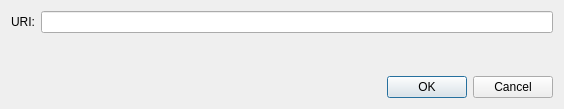
<?xml version="1.0" encoding="UTF-8"?>
<ui version="4.0">
 <class>OpenURIDialog</class>
 <widget class="QDialog" name="OpenURIDialog">
  <property name="geometry">
   <rect>
    <x>0</x>
    <y>0</y>
    <width>564</width>
    <height>109</height>
   </rect>
  </property>
  <property name="windowTitle">
   <string>Open cypher URI</string>
  </property>
  <layout class="QVBoxLayout" name="verticalLayout">
   <item>
    <layout class="QHBoxLayout" name="horizontalLayout">
     <item>
      <widget class="QLabel" name="label">
       <property name="text">
        <string>URI:</string>
       </property>
      </widget>
     </item>
     <item>
      <widget class="QValidatedLineEdit" name="uriEdit"/>
     </item>
    </layout>
   </item>
   <item>
    <spacer name="verticalSpacer">
     <property name="orientation">
      <enum>Qt::Vertical</enum>
     </property>
     <property name="sizeHint" stdset="0">
      <size>
       <width>20</width>
       <height>40</height>
      </size>
     </property>
    </spacer>
   </item>
   <item>
    <widget class="QDialogButtonBox" name="buttonBox">
     <property name="orientation">
      <enum>Qt::Horizontal</enum>
     </property>
     <property name="standardButtons">
      <set>QDialogButtonBox::Cancel|QDialogButtonBox::Ok</set>
     </property>
    </widget>
   </item>
  </layout>
 </widget>
 <customwidgets>
  <customwidget>
   <class>QValidatedLineEdit</class>
   <extends>QLineEdit</extends>
   <header>qt/qvalidatedlineedit.h</header>
  </customwidget>
 </customwidgets>
 <resources/>
 <connections>
  <connection>
   <sender>buttonBox</sender>
   <signal>accepted()</signal>
   <receiver>OpenURIDialog</receiver>
   <slot>accept()</slot>
   <hints>
    <hint type="sourcelabel">
     <x>248</x>
     <y>254</y>
    </hint>
    <hint type="destinationlabel">
     <x>157</x>
     <y>274</y>
    </hint>
   </hints>
  </connection>
  <connection>
   <sender>buttonBox</sender>
   <signal>rejected()</signal>
   <receiver>OpenURIDialog</receiver>
   <slot>reject()</slot>
   <hints>
    <hint type="sourcelabel">
     <x>316</x>
     <y>260</y>
    </hint>
    <hint type="destinationlabel">
     <x>286</x>
     <y>274</y>
    </hint>
   </hints>
  </connection>
 </connections>
</ui>
